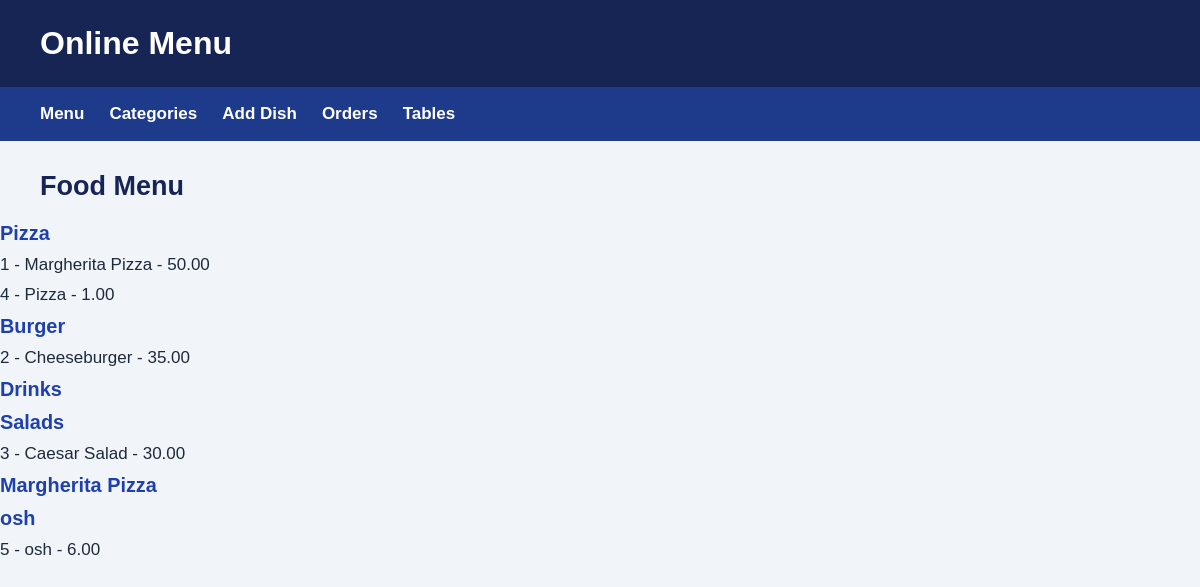
The app's page /menu/ with its own data.
### my_web/models.py (models this page shows, shortened)
class Category(models.Model):
    name = models.CharField(max_length=100)

class Dish(models.Model):
    category = models.ForeignKey(Category, on_delete=models.CASCADE)
    name = models.CharField(max_length=100)
    price = models.DecimalField(max_digits=8, decimal_places=2)

### my_web/views.py (the view)
# urls.py: path('menu/', views.menu, name='menu'),
def menu(request):
    categories = Category.objects.all()
    dishes = Dish.objects.all()
    return render(request, 'menu.html', {
        'categories': categories,
        'dishes': dishes
    })

### templates/menu.html
{% extends 'base.html' %}
{% block content %}
<h2>Food Menu</h2>
{% for category in categories %}
    <h3>{{ category.name }}</h3>
    {% for dish in dishes %}
        {% if dish.category_id == category.id %}
            <p>{{ dish.id }} - {{ dish.name }} - {{ dish.price }}</p>
        {% endif %}
    {% endfor %}
{% endfor %}
{% endblock %}

### templates/base.html (shortened to what this page needs)
{% load static %}
<!DOCTYPE html>
<html>
<head>
    <link rel="stylesheet" href="{% static 'home.css' %}">
</head>
<body>
<h1>Online Menu</h1>
<nav>
    <a href="/menu/">Menu</a>
    <a href="/categories/">Categories</a>
    <a href="/add-products/">Add Dish</a>
    <a href="/orders/">Orders</a>
    <a href="/tables/">Tables</a>
</nav>
{% block content %}
{% endblock %}
</body>
</html>

### static/home.css (style rules this page uses)
* { margin: 0; padding: 0; box-sizing: border-box; }
body { font-family: Arial, sans-serif; background: #f1f5f9; color: #1e293b; font-size: 17px; }
h1 { background: #172554; color: white; padding: 25px 40px; font-size: 32px; }
nav { background: #1e3a8a; padding: 17px 40px; display: flex; gap: 25px; flex-wrap: wrap; }
nav a { color: white; text-decoration: none; font-weight: bold; }
h2 { margin: 30px 40px 20px; color: #172554; font-size: 27px; }
h3 { color: #1e40af; margin-bottom: 10px; }
p { margin: 10px 0; }
a { color: #2563eb; }

### records on screen
Category: name "Pizza"
Dish: id "1", name "Margherita Pizza", price "50.00"
Dish: id "4", name "Pizza", price "1.00"
Category: name "Burger"
Dish: id "2", name "Cheeseburger", price "35.00"
Category: name "Drinks"
Category: name "Salads"
Dish: id "3", name "Caesar Salad", price "30.00"
Category: name "Margherita Pizza"
Category: name "osh"
Dish: id "5", name "osh", price "6.00"
